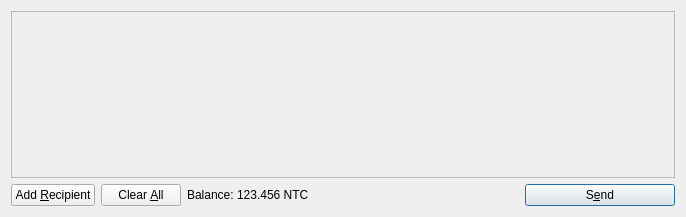
<?xml version="1.0" encoding="UTF-8"?>
<ui version="4.0">
 <class>SendCoinsDialog</class>
 <widget class="QDialog" name="SendCoinsDialog">
  <property name="geometry">
   <rect>
    <x>0</x>
    <y>0</y>
    <width>686</width>
    <height>217</height>
   </rect>
  </property>
  <property name="windowTitle">
   <string>Send Coins</string>
  </property>
  <layout class="QVBoxLayout" name="verticalLayout">
   <item>
    <widget class="QScrollArea" name="scrollArea">
     <property name="widgetResizable">
      <bool>true</bool>
     </property>
     <widget class="QWidget" name="scrollAreaWidgetContents">
      <property name="geometry">
       <rect>
        <x>0</x>
        <y>0</y>
        <width>666</width>
        <height>165</height>
       </rect>
      </property>
      <layout class="QVBoxLayout" name="verticalLayout_2">
       <property name="margin">
        <number>0</number>
       </property>
       <item>
        <layout class="QVBoxLayout" name="entries">
         <property name="spacing">
          <number>6</number>
         </property>
        </layout>
       </item>
       <item>
        <spacer name="verticalSpacer">
         <property name="orientation">
          <enum>Qt::Vertical</enum>
         </property>
         <property name="sizeHint" stdset="0">
          <size>
           <width>20</width>
           <height>40</height>
          </size>
         </property>
        </spacer>
       </item>
      </layout>
     </widget>
    </widget>
   </item>
   <item>
    <layout class="QHBoxLayout" name="horizontalLayout">
     <item>
      <widget class="QPushButton" name="addButton">
       <property name="toolTip">
        <string>Send to multiple recipients at once</string>
       </property>
       <property name="text">
        <string>Add &amp;Recipient</string>
       </property>
       <property name="icon">
        <iconset resource="../bitcoin.qrc">
         <normaloff>:/icons/add</normaloff>:/icons/add</iconset>
       </property>
       <property name="autoDefault">
        <bool>false</bool>
       </property>
      </widget>
     </item>
     <item>
      <widget class="QPushButton" name="clearButton">
       <property name="sizePolicy">
        <sizepolicy hsizetype="Minimum" vsizetype="Fixed">
         <horstretch>0</horstretch>
         <verstretch>0</verstretch>
        </sizepolicy>
       </property>
       <property name="toolTip">
        <string>Remove all transaction fields</string>
       </property>
       <property name="text">
        <string>Clear &amp;All</string>
       </property>
       <property name="icon">
        <iconset resource="../bitcoin.qrc">
         <normaloff>:/icons/remove</normaloff>:/icons/remove</iconset>
       </property>
       <property name="autoRepeatDelay">
        <number>300</number>
       </property>
       <property name="autoDefault">
        <bool>false</bool>
       </property>
      </widget>
     </item>
     <item>
      <layout class="QHBoxLayout" name="horizontalLayout_2">
       <property name="spacing">
        <number>3</number>
       </property>
       <item>
        <widget class="QLabel" name="label">
         <property name="text">
          <string>Balance:</string>
         </property>
        </widget>
       </item>
       <item>
        <widget class="QLabel" name="labelBalance">
         <property name="cursor">
          <cursorShape>IBeamCursor</cursorShape>
         </property>
         <property name="text">
          <string>123.456 NTC</string>
         </property>
         <property name="textInteractionFlags">
          <set>Qt::LinksAccessibleByMouse|Qt::TextSelectableByKeyboard|Qt::TextSelectableByMouse</set>
         </property>
        </widget>
       </item>
      </layout>
     </item>
     <item>
      <spacer name="horizontalSpacer">
       <property name="orientation">
        <enum>Qt::Horizontal</enum>
       </property>
       <property name="sizeHint" stdset="0">
        <size>
         <width>40</width>
         <height>20</height>
        </size>
       </property>
      </spacer>
     </item>
     <item>
      <widget class="QPushButton" name="sendButton">
       <property name="minimumSize">
        <size>
         <width>150</width>
         <height>0</height>
        </size>
       </property>
       <property name="toolTip">
        <string>Confirm the send action</string>
       </property>
       <property name="text">
        <string>S&amp;end</string>
       </property>
       <property name="icon">
        <iconset resource="../bitcoin.qrc">
         <normaloff>:/icons/send</normaloff>:/icons/send</iconset>
       </property>
       <property name="default">
        <bool>true</bool>
       </property>
      </widget>
     </item>
    </layout>
   </item>
  </layout>
 </widget>
 <resources>
  <include location="../bitcoin.qrc"/>
 </resources>
 <connections/>
</ui>
